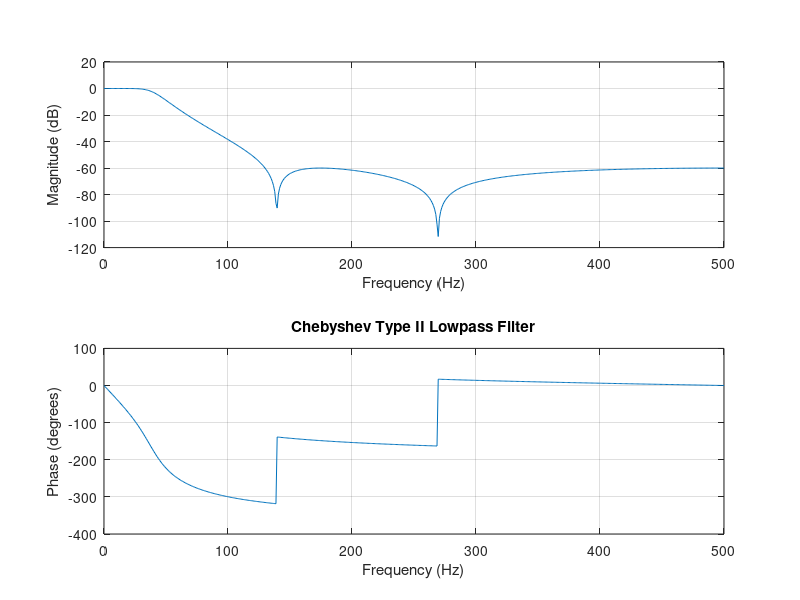

The MATLAB source for this figure:
Wp = 40/500; Ws = 150/500;
Rp = 3; Rs = 60;
[n,Ws] = cheb2ord(Wp,Ws,Rp,Rs)
[b,a] = cheby2(n,Rs,Ws);
freqz(b,a,512,1000); 
title('Chebyshev Type II Lowpass Filter')
